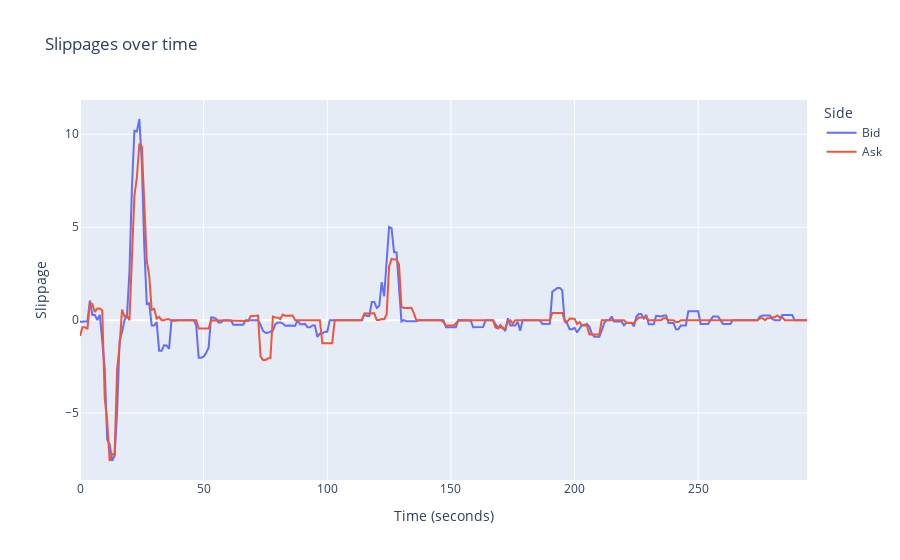

Notebook source saved alongside this figure:
### Code cell
def plot_slippages_over_time(time_start, time_sample):

  time_end = time_start+time_sample

  time = [t for t in range(time_start, time_end)]+[t for t in range(time_start, time_end)]
  slippages = bids_slippages[time_start:time_end] + asks_slippages[time_start:time_end]
  sides = ['Bid' for bid in bids_slippages[time_start:time_end]] + ['Ask' for ask in asks_slippages[time_start:time_end]]

  d = { 'time': time, 'slippage': slippages, 'side': sides }

  df = pd.DataFrame(data=d)

  fig = px.line(df, x='time', y='slippage', color='side', title='Slippages over time', labels = 
    {
      'time':'Time (seconds)', 'slippage':'Slippage', 'side': 'Side'
    })

  fig.show()

plot_slippages_over_time(0, sample_size)

### Figure 1 — Plotly figure (JSON) as saved in the notebook; plotly's stock layout.template omitted (floating-point values rounded to 4 significant figures; data arrays with more than 128 entries replaced by an {"elided": "..."} marker saying what was removed)
{"data": [{"hovertemplate": "Side=Bid<br>Time (seconds)=%{x}<br>Slippage=%{y}<extra></extra>", "legendgroup": "Bid", "line": {"color": "#636efa", "dash": "solid"}, "marker": {"symbol": "circle"}, "mode": "lines", "name": "Bid", "orientation": "v", "showlegend": true, "type": "scatter", "x": {"elided": "295 int values"}, "xaxis": "x", "y": {"elided": "295 float values"}, "yaxis": "y"}, {"hovertemplate": "Side=Ask<br>Time (seconds)=%{x}<br>Slippage=%{y}<extra></extra>", "legendgroup": "Ask", "line": {"color": "#EF553B", "dash": "solid"}, "marker": {"symbol": "circle"}, "mode": "lines", "name": "Ask", "orientation": "v", "showlegend": true, "type": "scatter", "x": {"elided": "295 int values"}, "xaxis": "x", "y": {"elided": "295 float values"}, "yaxis": "y"}], "layout": {"legend": {"title": {"text": "Side"}, "tracegroupgap": 0}, "title": {"text": "Slippages over time"}, "xaxis": {"anchor": "y", "domain": [0, 1], "title": {"text": "Time (seconds)"}}, "yaxis": {"anchor": "x", "domain": [0, 1], "title": {"text": "Slippage"}}}}
